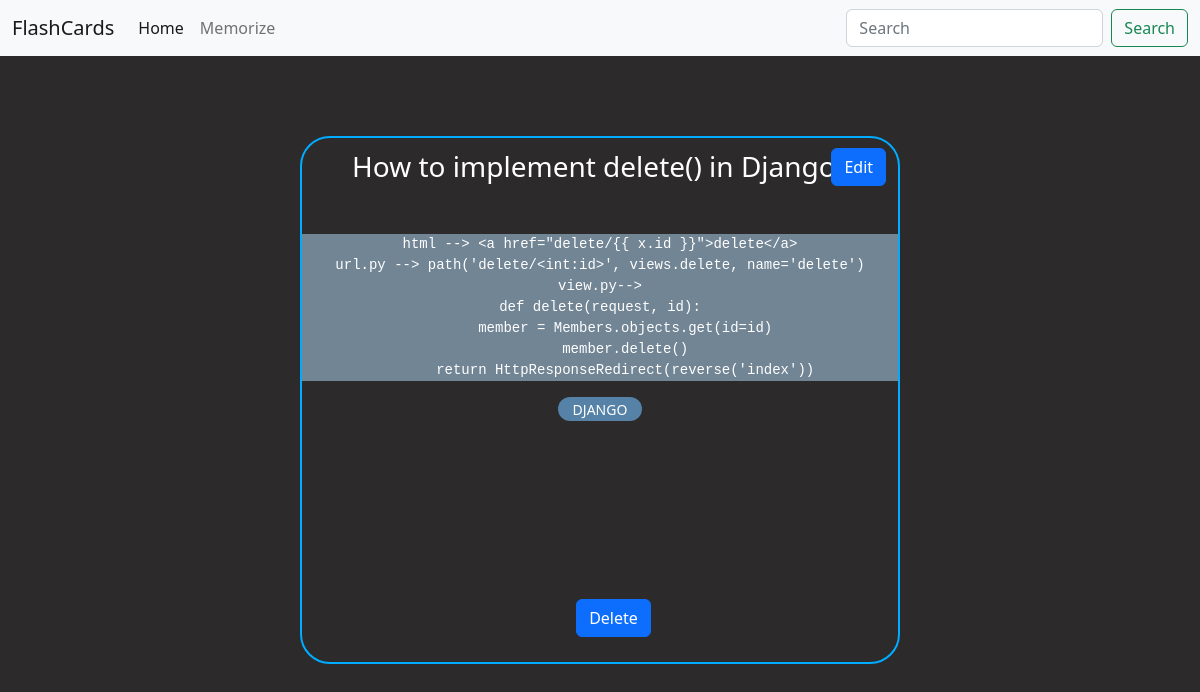
The page /show/22/ on the database its author committed.
### AppFlashCards/models.py (models this page shows, shortened)
class Data(models.Model):
    question = models.CharField(max_length=100)
    answer = models.CharField(max_length=100000)
    tag = models.CharField(max_length=20)
    choice = models.IntegerField()

### AppFlashCards/views.py (the view)
# urls.py: path('show/<int:id>/',views.show,name='show'),
def show(request,id):
    db_data = getdata()
    for d in db_data:
        if d['id'] == id:
            d['tag'] = d['tag'].upper()
            return render(request,'show.html',{'db_data':[d]})
    return HttpResponse("Unable to show")

### AppFlashCards/views.py (called while the page is built)
def getdata():
    all_data = Data.objects.all()
    db_data = []
    for dt in all_data:
        temp = {'id':dt.id,'question':dt.question,'answer':dt.answer,'tag':dt.tag,'choice':dt.choice}
        db_data.append(temp)
    return db_data

### AppFlashCards/templates/show.html (shortened to what this page needs)
{%extends 'base.html'%}
    {%block content%}
    {% for key in db_data %}
    <div class="showcard">
        <div class="question">
            <h3>{{key.question}}</h3>
        </div>
        {% if key.choice%}
            <div class="answer" style="margin-top: 50px;background-color:#746550">
                    <p>{{ key.answer}}</p>
            </div>
        {% else %}
            <div class="answer" style="margin-top: 50px;background-color:#728595">
                <pre><code>{{key.answer}}</code></pre>
            </div>
        {% endif %}
        <div class="tag" style="background-color: #5682a7;
        width: 14%;
        margin: auto;
        border-radius: 16px;">
            <small>{{key.tag}}</small>
        </div>
        <a href="{%url 'edit' id=key.id%}" class="btn btn-primary" style="position: absolute;
        top: 2%;
        right: 2%;">Edit</a>
        <a href="{%url 'delete' id=key.id %}" class="btn btn-primary" style="position: absolute;
        top: 88%;
        left: 46%;">Delete</a>
    </div>
    {%endfor%}
    {%endblock%}

### AppFlashCards/static/customcss/card.css (style rules this page uses)
body { color: white; background-color: rgb(44, 42, 42); }

### AppFlashCards/templates/base.html (style rules this page uses)
.showcard { border: 2px solid #00acff; border-radius: 30px; position: absolute; padding-top: 1%; left: 50%; top: 50%; transform: translate(-50%, -50%); width: 50%; height: 66%; text-align: center; }

### rows shown on the page
Data: question "How to implement delete() in Django?", answer "html --> <a href=\"delete/{{ x.id }}\">delete</a> url.py --> path('delete/<int:id>', views.delete, name='delete') view.py--> def delete(request, id): member = Members.objects.get(id=id) member.delete() return HttpResponseRedirect(reverse('index'))", tag "DJANGO"
